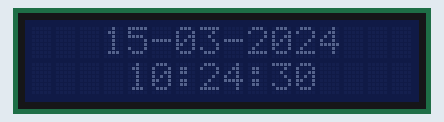
This sketch was run on a simulated Arduino Uno, built with avr-gcc and run on an emulated ATmega328P. On the bench: 16×2 character LCD. The local clock reads 2024-03-15 10:24:30 at power-on unless the sketch sets it.

Above: at 0.1 s.
At 4.2 s:
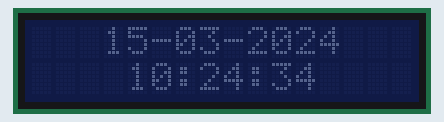
At 9.3 s:
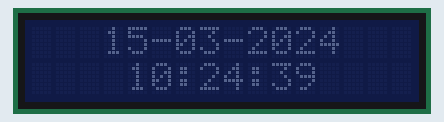
At 19.6 s:
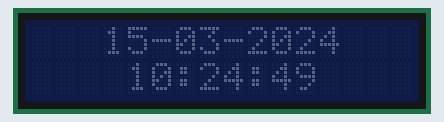
At 28.8 s:
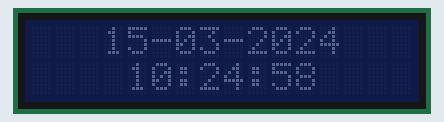
At 39.0 s:
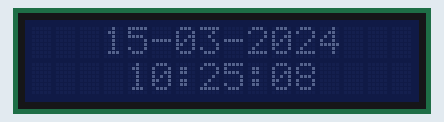

Measured:
- what the display in image 1 shows lasts 1.0 s, from 4.2 s to 5.2 s

The sketch:

PB_rtc_LCD_I2C.ino
```cpp
/*
 * A better Clock and LCD Solution.
 *LCD Clock using a DS1307 RTC and LCD connected via I2C and Wire lib
 Paul Bartlett Feb 2018

 */
#include <Wire.h>
#include "RTClib.h"
#include <LCD.h>
#include <LiquidCrystal_I2C.h>
#define I2C_ADDR    0x3F  // Define I2C Address for the LCD//

#define Rs_pin  0
#define Rw_pin  1
#define En_pin  2
#define BL_pin  3
#define D4_pin  4
#define D5_pin  5
#define D6_pin  6
#define D7_pin  7

#define  LED_OFF  1
#define  LED_ON  0

/* Config LCD */
LiquidCrystal_I2C  lcd(I2C_ADDR,En_pin,Rw_pin,Rs_pin,D4_pin,D5_pin,D6_pin,D7_pin);
RTC_DS1307 rtclock;

char daysOfTheWeek[7][12] = {"Sunday", "Monday", "Tuesday", "Wednesday", "Thursday", "Friday", "Saturday"};

void setup () {
  lcd.begin (16,2);  // initialize the lcd
// Switch on the backlight
  lcd.setBacklightPin(BL_pin,NEGATIVE);
  lcd.setBacklight(LED_ON);
  lcd.clear();
   Serial.begin(9600);
  if (! rtclock.begin()) {
    lcd.print("Couldn't find rtclock");
    while (1);
  }

  if (! rtclock.isrunning()) {
    lcd.print("rtclock is NOT running!");
    // following line sets the RTC to the date & time of this sketch
    rtclock.adjust(DateTime(F(__DATE__), F(__TIME__)));
    // rtclock.adjust(DateTime(2018, 2, 20, 3, 0, 0));
  }
}

void loop () {
    DateTime now = rtclock.now();
    char dateBuffer[12];
    lcd.setCursor(3,0); //Start at character 0 on line 1
    sprintf(dateBuffer,"%02u-%02u-%04u ",now.day(),now.month(),now.year());
    lcd.print(dateBuffer);
    lcd.setCursor(4,1); //Second Line
    sprintf(dateBuffer,"%02u:%02u:%02u ",now.hour(),now.minute(),now.second());
    lcd.print(dateBuffer);

    delay(1000);
}
```
